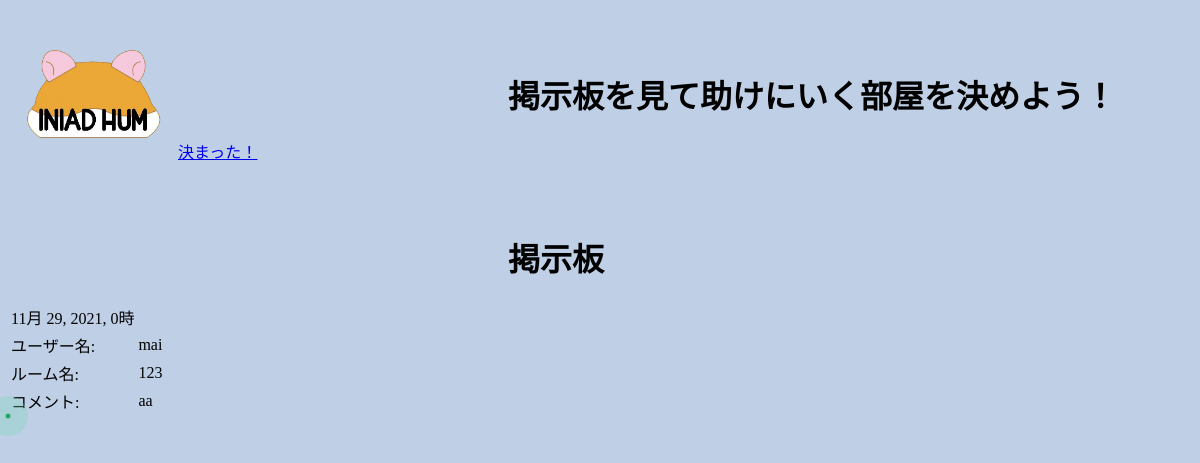
Before: /game/home/match/ with the older database file.
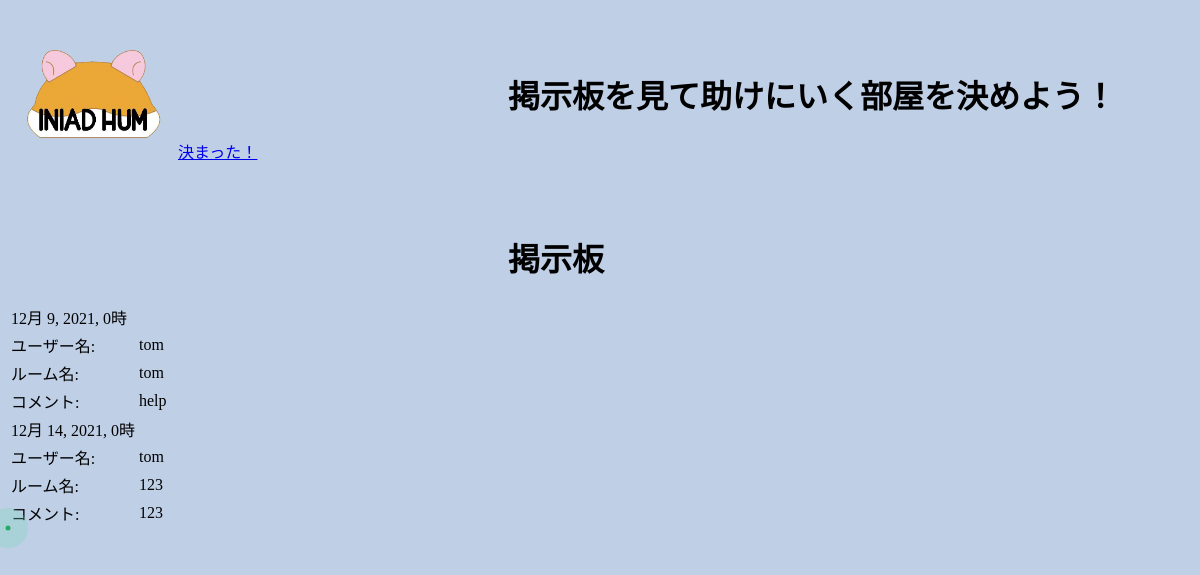
After: the same page with the newer database file.
### game/models.py (models this page shows)
class Log(models.Model):
    username = models.CharField(max_length=256)
    roomname = models.CharField(max_length=256)
    comment = models.TextField(default='')
    time = models.DateTimeField(default=timezone.now)

### game/views.py (the view)
# urls.py: path('home/match/', views.match, name='match'),
def match(request):
    logs = Log.objects.all()
    data = {'logs' : logs}
    return render(request, 'game/match.html', data)

### templates/game/match.html (shortened to what this page needs)
{% load static %}
<!DOCTYPE html>
<html>
<head>
    <link type="text/css" rel="stylesheet" href="{% static 'css/style.css' %}">
</head>
<body>
    <p><a href="{% url 'choice' %}"><image src="{% static 'images/game.png' %}" alt="ゲームロゴ" /></a></p>
    <h1>掲示板を見て助けにいく部屋を決めよう！</h1>
    <a class="button" href="{% url 'chat' %}" target="_blank" rel="noopener">決まった！</a>
    <h1>掲示板</h1>
    <table>
        {% for log in logs %}
        <tr>
            <td>{{ log.time }}</td>
        </tr>
        <tr>
            <td>ユーザー名:</td><td>{{ log.username }}</td>
        </tr>
        <tr>
            <td>ルーム名:</td><td>{{ log.roomname }}</td>
        </tr>
        <tr>
            <td>コメント:</td><td>{{log.comment }}</td>
        </tr>
        {% endfor %}
    </table>
</body>
</html>

### static/css/style.css (style rules this page uses)
body { background-color: rgb(191, 207, 230); }
h1 { padding-left: 500px; padding-top: 50px; }
p { float: left; padding: 6px 0; }
p img { display: block; width: 170px; height: 100px; }

Changed rows visible on the page:
removed Log: time "11月 29, 2021, 0時", username "mai", roomname "123", comment "aa"
added Log: time "12月 9, 2021, 0時", username "tom", roomname "tom", comment "help"
added Log: time "12月 14, 2021, 0時", username "tom", roomname "123", comment "123"
